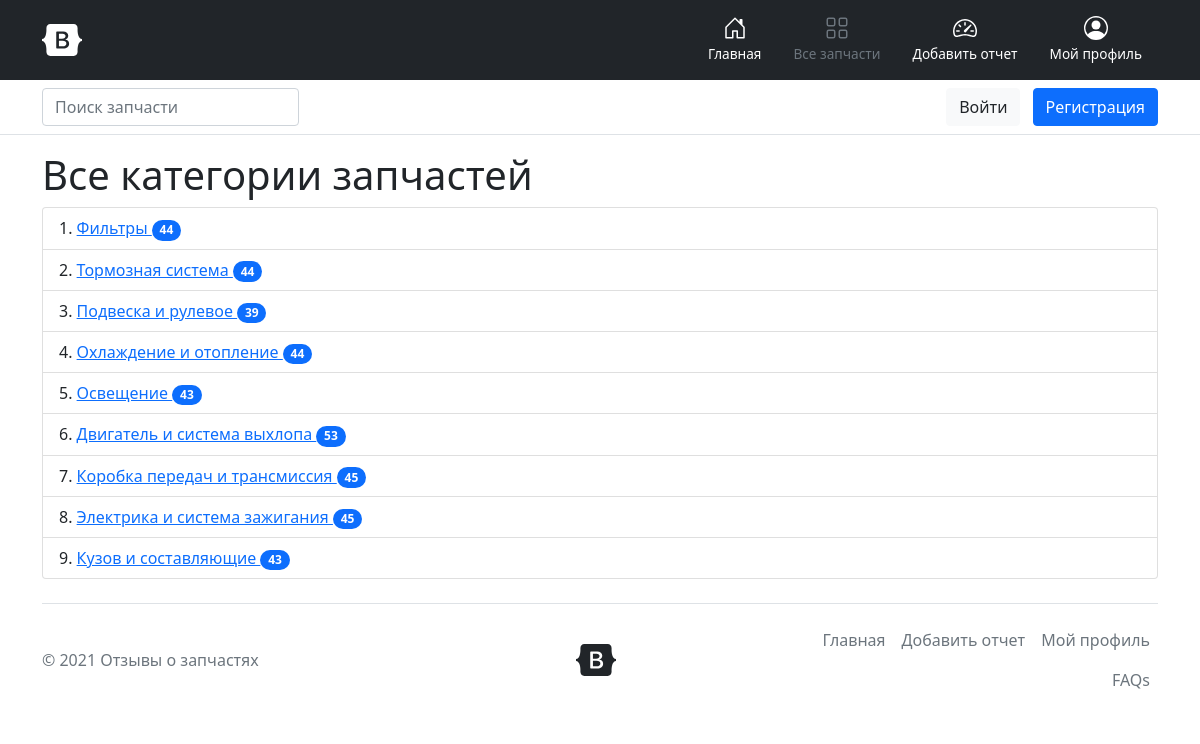
Page /categories/ on the committed database.
### mileage/models.py (models this page shows)
class SparePartCategory(models.Model):
    name = models.CharField(max_length=255, db_index=True, verbose_name='Название')
    def __str__(self):
        return self.name
    def get_absolute_url(self):
        return reverse_lazy('spare_parts_category', kwargs={'category_id': self.pk})
    class Meta:
        verbose_name = 'Категория запчасти'
        verbose_name_plural = 'Категории запчастей'
        ordering = ['name']

### mileage/views.py (the view)
# urls.py: path('categories/', get_all_spare_parts_categories, name='get_spare_parts_categories'),
def get_all_spare_parts_categories(request):
    categories = SparePartCategory.objects.all().order_by('pk').annotate(cnt=Count('sparepart'))
    context = {
        'title': 'Все категории запчастей',
        'categories': categories,
    }
    return render(request, 'mileage/all_spare_parts_categories.html', context)

### mileage/templates/mileage/all_spare_parts_categories.html (shortened to what this page needs)
{% extends 'base.html' %}
{% block body %}
<h1>{{ title }}</h1>
    <ol class="list-group list-group-numbered">
        {% for item in categories %}
            <li class="list-group-item"><a href="{{ item.get_absolute_url }}">{{ item }}
            {% if item.cnt > 0 %}<span class="badge bg-primary rounded-pill"> {{ item.cnt }}
                    {% endif %}</span></a></li>
        {% empty %}
            <p>Еще ничего нет</p>
        {% endfor %}
    </ol>
{% endblock %}

### templates/base.html (shortened to what this page needs)
<!doctype html>
<html lang="ru">
  <head>
    <link href="https://cdn.jsdelivr.net/npm/bootstrap@5.1.3/dist/css/bootstrap.min.css" rel="stylesheet">
  </head>
  <body>
    {% include 'inc/_navbar.html' %}
    <div class="container">
        {% block body %}
        {% endblock %}
    </div>
    {% include 'inc/_footer.html' %}
  </body>
</html>

### templates/inc/_navbar.html (shortened to what this page needs)
  <header>
    <div class="px-3 py-2 bg-dark text-white">
      <div class="container">
        <div class="d-flex flex-wrap align-items-center justify-content-center justify-content-lg-start">
          <a href="{%  url 'home' %}" class="d-flex align-items-center my-2 my-lg-0 me-lg-auto text-white text-decoration-none">
            <svg class="bi me-2" width="40" height="32" role="img" aria-label="Bootstrap"><use xlink:href="#bootstrap"/></svg>
          </a>
          <ul class="nav col-12 col-lg-auto my-2 justify-content-center my-md-0 text-small">
            <li>
              <a href="{% url 'home' %}" class="nav-link {% if request.resolver_match.view_name == 'home' %}text-secondary{% else %}text-white{% endif %}">
                <svg class="bi d-block mx-auto mb-1" width="24" height="24"><use xlink:href="#home"/></svg>
                Главная
              </a>
            </li>
            <li>
              <a href="{% url 'get_spare_parts_categories' %}" class="nav-link {% if request.resolver_match.view_name == 'get_spare_parts_categories' %}text-secondary{% else %}text-white{% endif %}">
                <svg class="bi d-block mx-auto mb-1" width="24" height="24"><use xlink:href="#grid"/></svg>
                Все запчасти
              </a>
            </li>
            <li>
              <a href="{% url "add_review_page" %}" class="nav-link {% if request.resolver_match.view_name == 'add_review_page' %}text-secondary{% else %}text-white{% endif %}">
                <svg class="bi d-block mx-auto mb-1" width="24" height="24"><use xlink:href="#speedometer2"/></svg>
                Добавить отчет
              </a>
            </li>
            <li>
              <a href="{% if user.id %}{% url "user_profile_page" user.id %}{% else %}#need-login{% endif %}" class="nav-link {% if request.resolver_match.view_name == 'user_profile_page' %}text-secondary{% else %}text-white{% endif %}">
                <svg class="bi d-block mx-auto mb-1" width="24" height="24"><use xlink:href="#people-circle"/></svg>
                Мой профиль
              </a>
            </li>
          </ul>
        </div>
      </div>
    </div>
    <div class="px-3 py-2 border-bottom mb-3">
      <div class="container d-flex flex-wrap justify-content-center">
        <form class="col-12 col-lg-auto mb-2 mb-lg-0 me-lg-auto" method="GET" action="{% url 'search_page' %}">
          <input type="search" name="q" id="q" class="form-control" placeholder="Поиск запчасти" aria-label="Поиск запчасти">
        </form>
        <div class="text-end">
          <button type="button" class="btn btn-light text-dark me-2">Войти</button>
          <button type="button" class="btn btn-primary">Регистрация</button>
        </div>
      </div>
    </div>
  </header>

### templates/inc/_footer.html
<div class="container">
  <footer class="d-flex flex-wrap justify-content-between align-items-center py-3 my-4 border-top">
    <p class="col-md-4 mb-0 text-muted">&copy; 2021 Отзывы о запчастях</p>
    <a href="/" class="col-md-4 d-flex align-items-center justify-content-center mb-3 mb-md-0 me-md-auto link-dark text-decoration-none">
      <svg class="bi me-2" width="40" height="32"><use xlink:href="#bootstrap"/></svg>
    </a>
    <ul class="nav col-md-4 justify-content-end">
      <li class="nav-item"><a href="{% url 'home' %}" class="nav-link px-2 text-muted">Главная</a></li>
      <li class="nav-item"><a href="{% url "add_review_page" %}" class="nav-link px-2 text-muted">Добавить отчет</a></li>
      <li class="nav-item"><a href="{% if user.id %}{% url "user_profile_page" user.id %}{% else %}#need-login{% endif %}" class="nav-link px-2 text-muted">Мой профиль</a></li>
      <li class="nav-item"><a href="#" class="nav-link px-2 text-muted">FAQs</a></li>
    </ul>
  </footer>
</div>

### templates/inc/_navbar.html (style rules this page uses)
.bi { vertical-align: -.125em; fill: currentColor; }
.text-small { font-size: 85%; }

### rows in the picture
SparePartCategory: name "Фильтры", cnt "44"
SparePartCategory: name "Тормозная система", cnt "44"
SparePartCategory: name "Подвеска и рулевое", cnt "39"
SparePartCategory: name "Охлаждение и отопление", cnt "44"
SparePartCategory: name "Освещение", cnt "43"
SparePartCategory: name "Двигатель и система выхлопа", cnt "53"
SparePartCategory: name "Коробка передач и трансмиссия", cnt "45"
SparePartCategory: name "Электрика и система зажигания", cnt "45"
SparePartCategory: name "Кузов и составляющие", cnt "43"

### other values in the picture
{{ title }} "Все категории запчастей"
